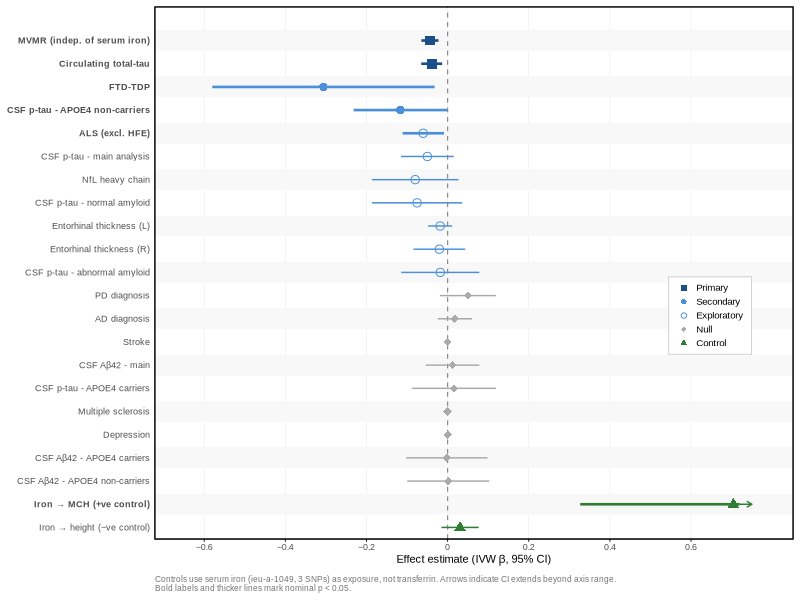
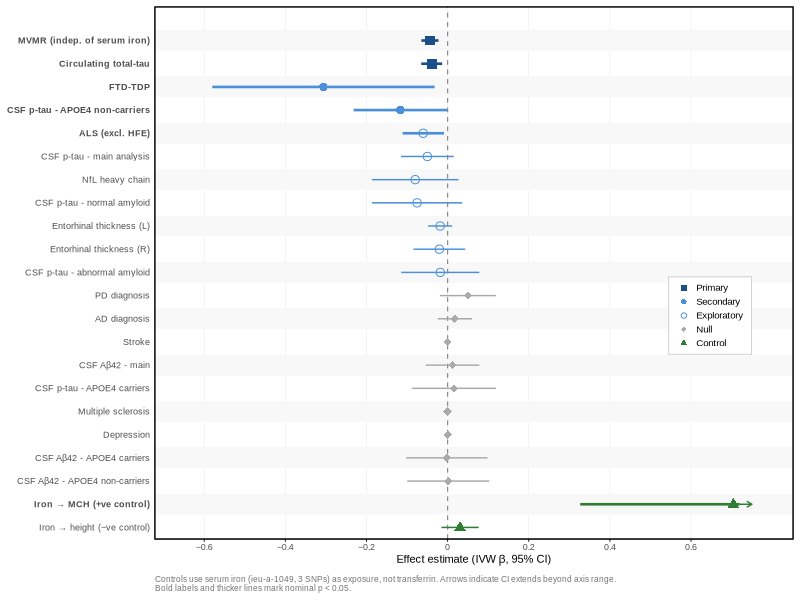
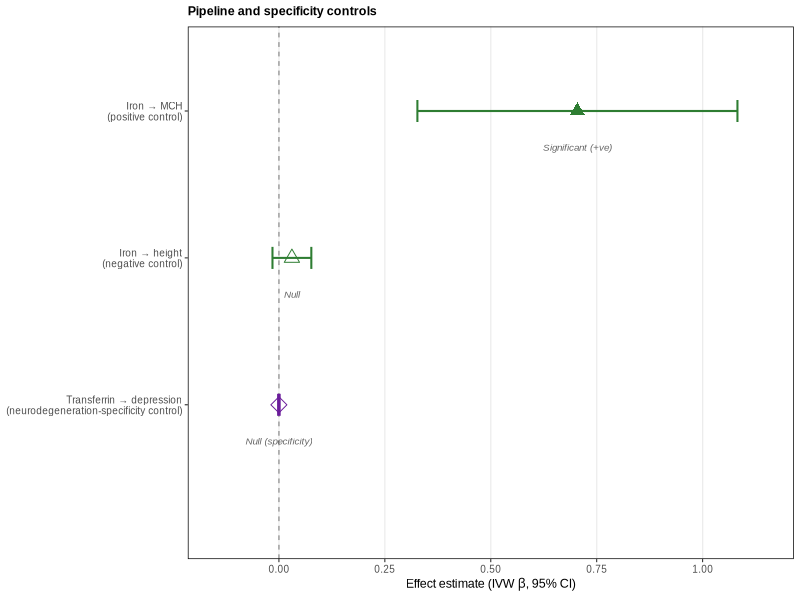
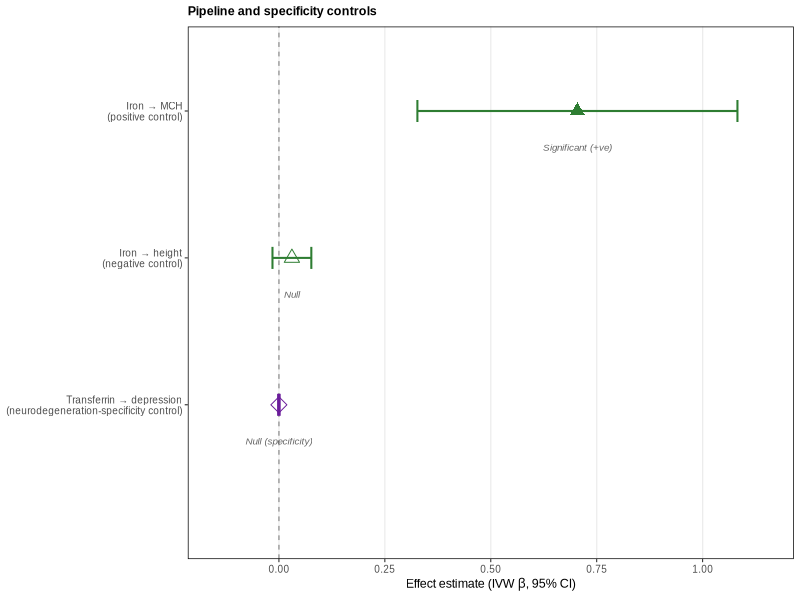

The R source for these figures, in order:
##############################################################################
# FIX_FIG1_FIGS3.R  (2026-09-13)
# Re-renders ONLY Figure 1 and Supplementary Figure S3.
#
# Both blocks come from scripts/APPLY_REVIEWER_FIXES.R (Fig 1: lines 46-155;
# FigS3: lines 415-459), plus the two changes made later by the now-lost
# APPLY_MCH.R (control relabelled to MCH; hippocampal-volume row dropped from
# Fig 1; FigS3 given a bold title).
#
# Do NOT run APPLY_REVIEWER_FIXES.R to regenerate these: it also rewrites
# Figure 3 from a superseded code path (retired serum-iron p = 0.817).
#
# Fixes applied here (audit, 2026-09-13):
#   1. Depression and multiple sclerosis were plotted with standard errors ~30x
#      too large (0.029 / 0.028 instead of 0.00091 / 0.00039), so their CIs were
#      drawn at +/-0.055 instead of hairline width. Both figures were affected.
#   2. The two control rows did not match Table S2 (MCH 0.70 se 0.18; height
#      0.03 se 0.02) -> now +0.704 se 0.1929 and +0.031 se 0.02296.
#   3. "CSF p-tau - abnormal amyloid" was missing from Fig 1 although every other
#      CSF p-tau subgroup was plotted -> added (Exploratory).
#   4. Bold y-axis labels were mirrored: the code indexed the significance vector
#      with d$sig[order(d$row)], but vectorised element_text() is applied in the
#      order the breaks are supplied (d$row, descending). Bold therefore landed on
#      the reverse rows. Now plain d$sig, i.e. bold = nominally significant.
#   5. The clipped-CI arrow for the positive control stopped short of its own
#      point; the CI is now clipped at 0.72 and the arrow runs to the axis edge.
#   6. Notation: ASCII "->" -> "→", "-ve" -> "−ve", "Abeta42" -> "Aβ42", and true
#      minus signs on the x-axis tick labels.
#   All plotted values are taken from Supplementary Table S2 (CI -> se = (hi-lo)/3.92).
#
# Usage: Rscript -e ".libPaths(...); source('FIX_FIG1_FIGS3.R')" <out_dir>
##############################################################################

suppressPackageStartupMessages({
  library(ggplot2)
  library(dplyr)
  library(grid)
})
set.seed(42)

args <- commandArgs(trailingOnly = TRUE)
OUT <- if (length(args) >= 1) args[1] else
  "C:/Users/ashwi/OneDrive/Documents/EB1A Docs/MR Paper/Final Figures and data/figures/_staging_F1"
dir.create(OUT, showWarnings = FALSE, recursive = TRUE)

FONT <- "Arial"
COL_PRIMARY <- "#1B4F8A"
COL_SECONDARY <- "#4A90D9"
COL_NULL <- "#AAAAAA"
COL_CONTROL <- "#2E7D32"
COL_SPEC <- "#6A1B9A"
MINUS <- "\u2212"   # true minus; Arial has no superscript minus, this one is fine
mm2in <- function(mm) mm / 25.4

save_fig <- function(path, plot, w, h, dpi = 300) {
  ggsave(paste0(path, ".png"), plot, width = w, height = h, dpi = dpi, bg = "white")
  ggsave(paste0(path, ".pdf"), plot, width = w, height = h, device = cairo_pdf, bg = "white")
  cat("  Saved:", basename(path), "\n")
}

# ============================================================
# FIGURE 1 — gradient forest
# ============================================================

cat("Fig 1: Gradient forest...\n")

### FIX_FIG1_FIGS3_exact.R (2026-09-14): identical to FIX_FIG1_FIGS3.R except
###   (a) full-precision beta/SE/p from the saved analysis outputs replace the values
###       back-calculated from Table S2's rounded CIs (se = (hi-lo)/3.92), which had
###       left e.g. the primary row at SE 0.01276 instead of 0.01318. Sources:
###       data/FINAL_analysis_results.RData (primary_results, controls),
###       results/reviewer_response/E_MVMR_extended.csv (MVMR),
###       results/primary/CSF_all_Jansen_subanalyses_2026-03-29.csv (CSF rows),
###       results/primary/triangulation_AD_diagnosis_2026-03-29.csv (AD),
###       results/primary/causal_gradient_2026-03-29.csv (NfL, depression).
###       FTD-TDP, ALS (excl. HFE), PD, stroke and MS have no saved full-precision
###       estimate; their Table S2 values already reproduce their p and are kept.
###   (b) "Entorhinal thickness (bilateral)" was a plain average of the L and R
###       results (beta, SE and p averaged; p = 0.379 did not match its own beta/SE)
###       -> replaced by the separate L and R estimates, as in Table S2.
###   (c) the MVMR row uses a t-based 95% CI, qt(0.975, 8), matching its t-based p
###       (as in Fig 3 / Fig S7); every other row keeps 1.96 (normal-based p).
###   (d) FigS3: the same full-precision control values.
d <- tibble::tribble(
  ~cat,          ~outcome,                              ~beta,                 ~se,                  ~pval,               ~crit,
  "PRIMARY",     "Circulating total-tau",               -0.0392719,            0.0131775,            0.00288032,          1.96,
  "PRIMARY",     "MVMR (indep. of serum iron)",         -0.0436538820642196,   0.00915310475559959,  0.00140988031217651, qt(0.975, 8),
  "SECONDARY",   "CSF p-tau - APOE4 non-carriers",      -0.116409635519206,    0.0587440239457868,   0.04751930306598,    1.96,
  "SECONDARY",   "FTD-TDP",                             -0.306,                0.13980,              0.028,               1.96,
  "EXPLORATORY", "ALS (excl. HFE)",                     -0.060,                0.02602,              0.020,               1.96,
  "EXPLORATORY", "CSF p-tau - main analysis",           -0.0497812042592195,   0.0331934875230201,   0.133684861967294,   1.96,
  "EXPLORATORY", "NfL heavy chain",                     -0.0799336546721662,   0.0544261027832454,   0.141923962163707,   1.96,
  "EXPLORATORY", "CSF p-tau - normal amyloid",          -0.0752718117981438,   0.0568209819611203,   0.185264500948273,   1.96,
  "EXPLORATORY", "Entorhinal thickness (L)",            -0.0184258,            0.0151792,            0.22479181,          1.96,
  "EXPLORATORY", "Entorhinal thickness (R)",            -0.0203044,            0.0325758,            0.53308860,          1.96,
  "EXPLORATORY", "CSF p-tau - abnormal amyloid",        -0.0180682294968807,   0.0490627726982219,   0.712673709774801,   1.96,
  "NULL",        "PD diagnosis",                         0.050,                0.03520,              0.156,               1.96,
  "NULL",        "AD diagnosis",                         0.0181094472946676,   0.0216122755699681,   0.402073313315196,   1.96,
  "NULL",        "Stroke",                              -0.0002,               0.00051,              0.663,               1.96,
  "NULL",        "CSF Aβ42 - main",                 0.0121432139664284,   0.0337084000253439,   0.71866544722239,    1.96,
  "NULL",        "CSF p-tau - APOE4 carriers",           0.0155438648999537,   0.05292814961546,     0.769003508023431,   1.96,
  "NULL",        "Multiple sclerosis",                   0.0001,               0.00041,              0.779,               1.96,
  "NULL",        "Depression",                          -0.000128644224388586, 0.000910682232183447, 0.887663461794211,   1.96,
  "NULL",        "CSF Aβ42 - APOE4 carriers",      -0.00209200962265214,  0.0512259575875278,   0.967424360750609,   1.96,
  "NULL",        "CSF Aβ42 - APOE4 non-carriers",   0.00151099125038972,  0.0516257969148371,   0.976650733538908,   1.96,
  "CONTROL",     paste0("Iron → MCH (+ve control)"), 0.704406,            0.192681,             0.000256371,         1.96,
  "CONTROL",     paste0("Iron → height (", MINUS, "ve control)"), 0.0305968, 0.0233856,          0.19075,             1.96
)
d <- as.data.frame(d)
d$ci_lo <- d$beta - d$crit * d$se
d$ci_hi <- d$beta + d$crit * d$se
d$sig <- d$pval < 0.05
d$cat <- factor(d$cat, levels = c("PRIMARY", "SECONDARY", "EXPLORATORY", "NULL", "CONTROL"))
d <- d %>% arrange(cat, pval) %>% mutate(row = rev(seq_len(n())))

d$cat_label <- case_when(
  d$cat == "PRIMARY" ~ "Primary", d$cat == "SECONDARY" ~ "Secondary",
  d$cat == "EXPLORATORY" ~ "Exploratory", d$cat == "NULL" ~ "Null",
  d$cat == "CONTROL" ~ "Control")
CAT_ORDER <- c("Primary", "Secondary", "Exploratory", "Null", "Control")
d$cat_label <- factor(d$cat_label, levels = CAT_ORDER)

### FIX 5: clip the CI at 0.72 (right of the MCH point at 0.704) and run the
### arrow from there to the axis edge, so it no longer stops short of its point.
CLIP_R <- 0.72
CLIP_L <- -0.65
d$ci_lo_clip <- pmax(d$ci_lo, CLIP_L)
d$ci_hi_clip <- pmin(d$ci_hi, CLIP_R)
d$clipped_right <- d$ci_hi > CLIP_R
d$clipped_left <- d$ci_lo < CLIP_L

fig1 <- ggplot(d, aes(x = beta, y = row)) +
  annotate("rect", xmin = -Inf, xmax = Inf,
    ymin = d$row[c(TRUE, FALSE)] - 0.45, ymax = d$row[c(TRUE, FALSE)] + 0.45,
    fill = "#F8F8F8") +
  geom_vline(xintercept = 0, linetype = "dashed", color = "#888888", linewidth = 0.4) +
  geom_segment(aes(x = ci_lo_clip, xend = ci_hi_clip, yend = row),
    color = case_when(d$cat == "PRIMARY" ~ COL_PRIMARY, d$cat == "SECONDARY" ~ COL_SECONDARY,
      d$cat == "EXPLORATORY" ~ COL_SECONDARY, d$cat == "NULL" ~ COL_NULL,
      d$cat == "CONTROL" ~ COL_CONTROL),
    linewidth = ifelse(d$sig, 0.9, 0.5)) +
  geom_segment(data = d[d$clipped_right, ], aes(x = CLIP_R, xend = 0.75, yend = row),
    arrow = arrow(length = unit(1.5, "mm"), type = "open"),
    color = COL_CONTROL, linewidth = 0.5) +
  geom_segment(data = d[d$clipped_left, ], aes(x = CLIP_L, xend = -0.68, yend = row),
    arrow = arrow(length = unit(1.5, "mm"), type = "open"),
    color = COL_SECONDARY, linewidth = 0.5) +
  geom_point(aes(shape = cat_label, color = cat_label),
    size = ifelse(d$cat == "PRIMARY", 3, 2.5)) +
  scale_shape_manual(name = NULL, breaks = CAT_ORDER,
    values = c("Primary" = 15, "Secondary" = 16, "Exploratory" = 1,
               "Null" = 18, "Control" = 17)) +
  scale_color_manual(name = NULL, breaks = CAT_ORDER,
    values = c("Primary" = COL_PRIMARY, "Secondary" = COL_SECONDARY,
               "Exploratory" = COL_SECONDARY, "Null" = COL_NULL,
               "Control" = COL_CONTROL)) +
  scale_y_continuous(breaks = d$row, labels = d$outcome,
    expand = expansion(add = c(0.5, 1))) +
  scale_x_continuous(limits = c(-0.65, 0.78),
    breaks = c(-0.6, -0.4, -0.2, 0, 0.2, 0.4, 0.6),
    labels = c(paste0(MINUS, "0.6"), paste0(MINUS, "0.4"), paste0(MINUS, "0.2"),
               "0", "0.2", "0.4", "0.6")) +
  labs(x = expression("Effect estimate (IVW " * beta * ", 95% CI)"), y = NULL,
    caption = paste0("Controls use serum iron (ieu-a-1049, 3 SNPs) as exposure, not transferrin. ",
                     "Arrows indicate CI extends beyond axis range.\n",
                     "Bold labels and thicker lines mark nominal p < 0.05.")) +
  theme_minimal(base_size = 8, base_family = FONT) +
  theme(
    panel.grid.major.y = element_blank(), panel.grid.minor = element_blank(),
    panel.grid.major.x = element_line(color = "#EBEBEB", linewidth = 0.2),
    panel.border = element_rect(color = "black", fill = NA, linewidth = 0.5),
    axis.ticks.x = element_line(color = "black", linewidth = 0.3),
    ### FIX 4: breaks are supplied in d$row order, so the face vector must be too
    axis.text.y = element_text(size = 6.5, hjust = 1,
      face = ifelse(d$sig, "bold", "plain")),
    legend.position = c(0.87, 0.42),
    legend.background = element_rect(fill = "white", color = "grey80", linewidth = 0.3),
    legend.margin = margin(3, 6, 3, 6),
    legend.key.size = unit(10, "pt"),
    legend.text = element_text(size = 7, family = FONT),
    plot.caption = element_text(size = 6, color = "grey45", hjust = 0, margin = margin(t = 6)),
    plot.margin = margin(5, 5, 5, 5)
  )

save_fig(file.path(OUT, "Fig1_gradient_forest"), fig1, mm2in(170), mm2in(210))
cat("  rows top-to-bottom:\n")
print(d[order(-d$row), c("cat", "outcome", "beta", "se", "pval", "sig")], row.names = FALSE)

# ============================================================
# FigS3 — pipeline / specificity controls
# ============================================================

cat("FigS3: Controls...\n")

ctrl <- data.frame(
  label = c(paste0("Iron \u2192 MCH\n(positive control)"),
            paste0("Iron \u2192 height\n(negative control)"),
            paste0("Transferrin \u2192 depression\n(neurodegeneration-specificity control)")),
  beta = c(0.704406, 0.0305968, -0.000128644224388586),
  se   = c(0.192681, 0.0233856, 0.000910682232183447),
  color = c(COL_CONTROL, COL_CONTROL, COL_SPEC),
  shape = c(17, 2, 5),
  note = c("Significant (+ve)", "Null", "Null (specificity)"),
  stringsAsFactors = FALSE
)
ctrl$ci_lo <- ctrl$beta - 1.96 * ctrl$se
ctrl$ci_hi <- ctrl$beta + 1.96 * ctrl$se
ctrl$row <- rev(seq_len(nrow(ctrl)))

figs3 <- ggplot(ctrl, aes(x = beta, y = row)) +
  geom_vline(xintercept = 0, linetype = "dashed", color = "#888888", linewidth = 0.4) +
  geom_errorbarh(aes(xmin = ci_lo, xmax = ci_hi), height = 0.15,
    color = ctrl$color, linewidth = 0.7) +
  geom_point(shape = ctrl$shape, size = 3.5, color = ctrl$color) +
  geom_text(aes(label = note), nudge_y = -0.25, size = 2.5, family = FONT,
    color = "grey40", fontface = "italic") +
  scale_y_continuous(breaks = ctrl$row, labels = ctrl$label,
    expand = expansion(add = c(0.8, 0.5))) +
  scale_x_continuous(limits = c(-0.15, 1.15), breaks = seq(0, 1.0, 0.25)) +
  labs(title = "Pipeline and specificity controls",
    x = expression("Effect estimate (IVW " * beta * ", 95% CI)"), y = NULL) +
  theme_minimal(base_size = 9, base_family = FONT) +
  theme(panel.border = element_rect(color = "black", fill = NA, linewidth = 0.5),
    panel.grid.major.y = element_blank(), panel.grid.minor = element_blank(),
    axis.ticks = element_line(color = "black", linewidth = 0.3),
    plot.title = element_text(face = "bold", size = 9, margin = margin(b = 6)))

save_fig(file.path(OUT, "FigS3_controls"), figs3, mm2in(170), mm2in(85))
cat("  S3 CIs:\n")
print(ctrl[, c("beta", "se", "ci_lo", "ci_hi")], row.names = FALSE)
